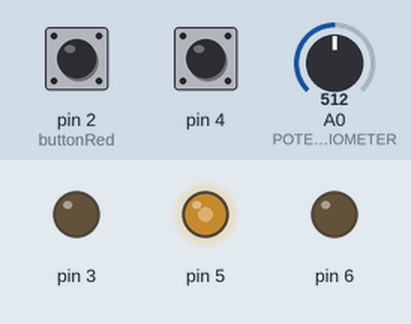
A sketch run on a simulated Arduino Uno, built with avr-gcc and run on an emulated ATmega328P. On the bench: output pins drawn as LEDs (lit = HIGH). Dashed ring = blinking. The test bench sets the inputs (shaded band); at power-on: A0 (POTENTIOMETER) = 512, pin 4 HIGH, pin 2 (buttonRed) HIGH. What the sketch prints to the serial monitor is not drawn.

Above: at 1.2 s.
1.3 s: A0 (POTENTIOMETER) set to 716
At 1.9 s:
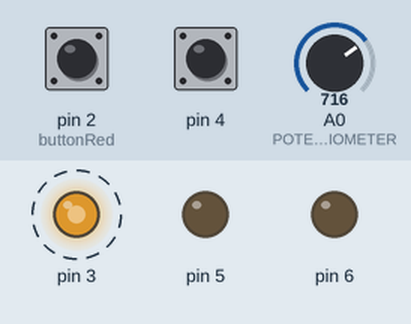
4.3 s: A0 (POTENTIOMETER) set to 900
At 5.3 s:
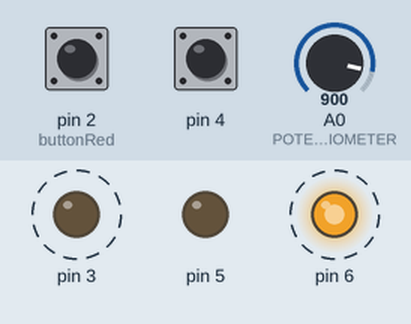
7.3 s: A0 (POTENTIOMETER) set to 511
10.3 s: A0 (POTENTIOMETER) set to 122
At 10.41 s:
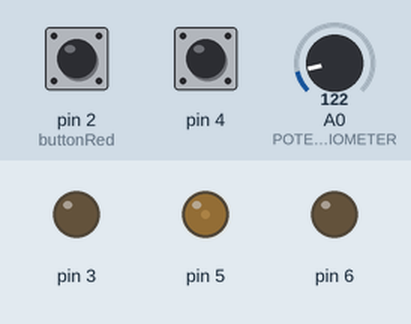
16.3 s: pin 4 pulled LOW for 0.15 s
Timing chart, 0 to 20.3 s (numbered marks = the images above; inputs shaded):
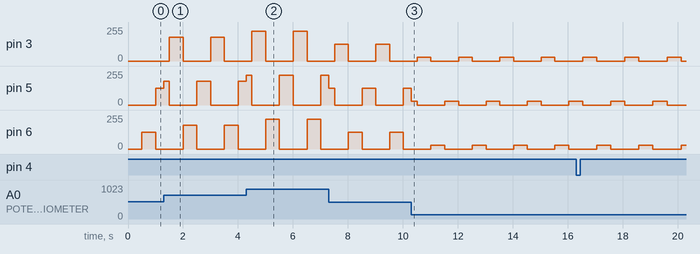

Measured:
- by itself, pin 3, pin 6: alternates 30/255 for 0.50 s and 0/255 for 1.0 s
- by itself, pin 5: repeats every 1.5 s: 0/255 1.0 s, 30/255 0.50 s

The sketch:

zad3.1.ino
```cpp
// Imię i Nazwisko: Mateusz Groblicki
// Grupa: Czwartek 11:15
// Zadanie: 3.1. Miganie LED ze ściemniaczem

#include "Basic_Button.h"
#include "Basic_LED_PWM.h"
#include "CyclicBuffer.h"

#define OFFSET 10
#define POTENTIOMETER A0

Button buttonRed(2), buttonGreen(4);
LED_PWM redLED(6), greenLED(5), blueLED(3);
CyclicBuffer<LED_PWM *> bufferLED(3);

int blinkDelay = 500;
unsigned long lastBlink = millis();
bool pause = false;
byte brightness = MAX_BRIGHTNESS;

void setup()
{
    Serial.begin(9600);
    bufferLED.push(&redLED).push(&greenLED).push(&blueLED);
}

void loop()
{
    blinkLEDs();
    updateBlinkSpeed();
    updateBrightness();
}

void blinkLEDs()
{
    if (millis() - lastBlink > blinkDelay && !pause)
    {
        bufferLED.get()->on();

        for (int i = 0; i < bufferLED.getSize() - 1; ++i)
            bufferLED.next().get()->off();

        //set pointer on LED next to the one that was turned on
        bufferLED.next().next();
        lastBlink = millis();
    }
}

void updateBlinkSpeed()
{
    if (buttonGreen.wasReleased())
    {
        if (blinkDelay == 0)
            pause = false;

        if (blinkDelay + OFFSET < UINT16_MAX)
        {
            blinkDelay += OFFSET;
            Serial.println("blinkDelay increased -> " + String(blinkDelay));
        }
    }
    else if (buttonRed.wasReleased())
        if (blinkDelay - OFFSET >= 0)
        {
            blinkDelay -= OFFSET;
            Serial.println("blinkDelay decreased -> " + String(blinkDelay));
            if (blinkDelay == 0)
                pause = true;
        }
}

void updateBrightness()
{
    brightness = map(analogRead(POTENTIOMETER), 0, 1023, 0, 255);

    redLED.setBrightness(brightness);
    greenLED.setBrightness(brightness);
    blueLED.setBrightness(brightness);
}
```
